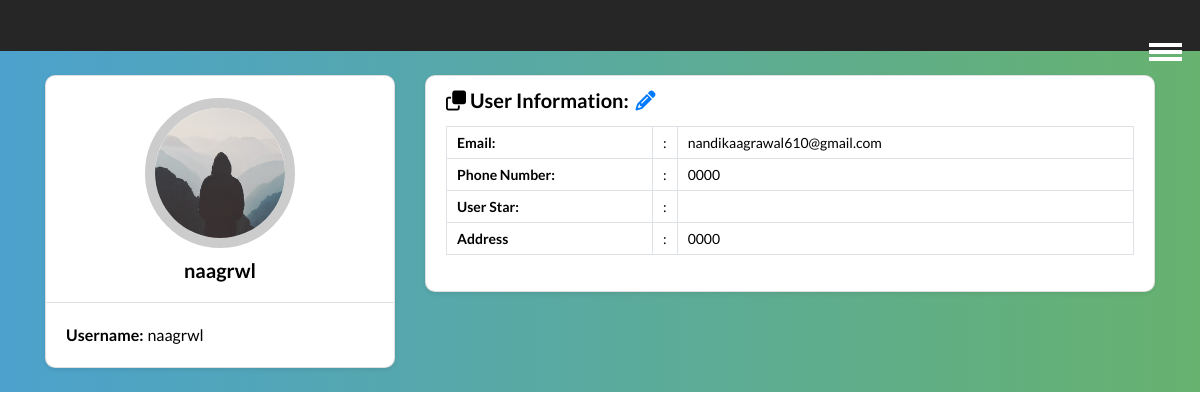
The app's page /user/profile/ (signed in) with its own data.
### user/models.py (models this page shows, shortened)
class UserProfile(models.Model):
    user = models.OneToOneField(CustomUser,null =True, on_delete=models.SET_NULL)
    image=models.ImageField(default='default.jpg',upload_to='profile_pics')  #images will get saved in directory called profile_pics
    phone_no= models.CharField(default='0000',max_length=50)
    address = models.TextField(default = '0000')

class CustomUser(AbstractUser):
    email = models.EmailField(verbose_name="Email", null=True, unique=True, max_length=100)
    USERNAME_FIELD = "email" # make the user log in with the email
    REQUIRED_FIELDS = ["username"]
    objects = CustomUserManager()

### user/views.py (the view)
# urls.py: path('profile/', profile, name='profile'),
@login_required
def profile(request):
    if request.user.is_authenticated:
        user=request.user.email
        c=CustomUser.objects.get(email=user)
        u=UserProfile.objects.get(user=c)
        try:
            w=WorkerProfile.objects.get(worker=u)
        except WorkerProfile.DoesNotExist:
            w = None
    return render(request, 'user/profile.html', {'w':w,'u': u,'request.user':request.user})

### user/templates/user/profile.html (shortened to what this page needs)
{%load static%}
<!DOCTYPE html>
<html lang="en">
<head>
    <link rel='stylesheet' href='https://cdnjs.cloudflare.com/ajax/libs/twitter-bootstrap/4.1.3/css/bootstrap.min.css'>
    <link rel="stylesheet" href="https://cdnjs.cloudflare.com/ajax/libs/font-awesome/6.2.0/css/all.min.css" />
    <link rel="stylesheet" href="{%static 'profile.css'%}">
    <link rel="stylesheet" href="{%static 'profileresp.css'%}">
</head>
<body>
    <nav class="navbarm bgm h-nav-resp">
        <div class="burger">
            <div class="lineb"></div>
            <div class="lineb"></div>
            <div class="lineb"></div>
        </div>
    </nav>
    <div class="body-student student-profile py-4">
        <div class="container">
            <div class="row">
                <div class="col-lg-4">
                    <div class="card shadow-sm">
                        <div class="card-header bg-transparent text-center">
                            <img class="profile_img" src="{{ u.image.url }}"
                                alt="student dp">
                            <h3>{{ user.username }}</h3>
                        </div>
                        <div class="card-body">
                            <p class="mb-0"><strong class="pr-1">Username:</strong>{{ user.username }}</p>
                        </div>
                    </div>
                </div>
                <div class="col-lg-8">
                    <div class="card shadow-sm">
                        <div class="card-header bg-transparent border-0">
                            <h3 class="mb-0"><i class="far fa-clone pr-1"></i>User Information: <a href="{%url 'editprofile'%}"> <i class="pencil fa-solid fa-pencil"></i> </a> </h3>
                        </div>
                        <div class="card-body pt-0">
                            <table class="table table-bordered">
                                <tr>
                                    <th width="30%">Email:</th>
                                    <td width="2%">:</td>
                                    <td>{{ user.email }}</td>
                                </tr>
                                <tr>
                                    <th width="30%">Phone Number:</th>
                                    <td width="2%">:</td>
                                    <td>{{ u.phone_no}}</td>
                                </tr>
                                <tr>
                                    <th width="30%">User Star:</th>
                                    <td width="2%">:</td>
                                    <td>{{ u.star }}</td>
                                </tr>
                                <tr>
                                    <th width="30%">Address</th>
                                    <td width="2%">:</td>
                                    <td>{{ u.address}}</td>
                                </tr>
                            </table>
                        </div>
                    </div>
                </div>
            </div>
        </div>
    </div>
</body>
</html>

### static/profile.css (style rules this page uses)
* { margin: 0; padding: 0; box-sizing: border-box; }
html { scroll-behavior: smooth; }
.navbarm { display: flex; top: 0px; }
.burger { position: absolute; top: 5%; right: 15px; display: none; cursor: pointer; }
.lineb { background: white; width: 33px; height: 4px; margin: 3px 3px; }
.bgm { background-color: rgb(0 0 0 / 85%); }
.body-student { background: #67B26F; background: -webkit-linear-gradient(to right, #4ca2cd, #67B26F); background: linear-gradient(to right, #4ca2cd, #67B26F); padding: 0; margin: 0; font-family: 'Lato', sans-serif; color: #000; }
.student-profile .card { border-radius: 10px; }
.student-profile .card .card-header .profile_img { width: 150px; height: 150px; object-fit: cover; margin: 10px auto; border: 10px solid #ccc; border-radius: 50%; }
.student-profile .card h3 { font-size: 20px; font-weight: 700; }
.student-profile .card p { font-size: 16px; color: #000; }
.student-profile .table th, .student-profile .table td { font-size: 14px; padding: 5px 10px; color: #000; }
.pencil { position: relative; margin: 3px; }

### static/profileresp.css (style rules this page uses)
@media only screen and (max-width: 1291px) { .navbarm { height: 508px; flex-direction: column; transition: all 0.5s ease-out; } }
@media only screen and (max-width: 1291px) { .h-nav-resp { height: 51px; } }
@media only screen and (max-width: 1291px) { .burger { display: block; } }

### records on screen
UserProfile: image (placeholder picture), phone_no "0000", address "0000"
CustomUser: username "naagrwl", email "nandikaagrawal610@gmail.com"
